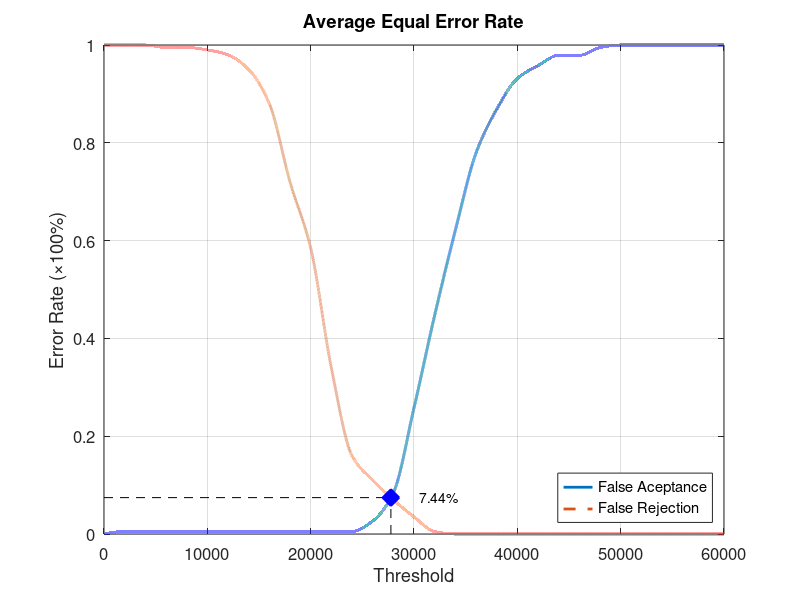
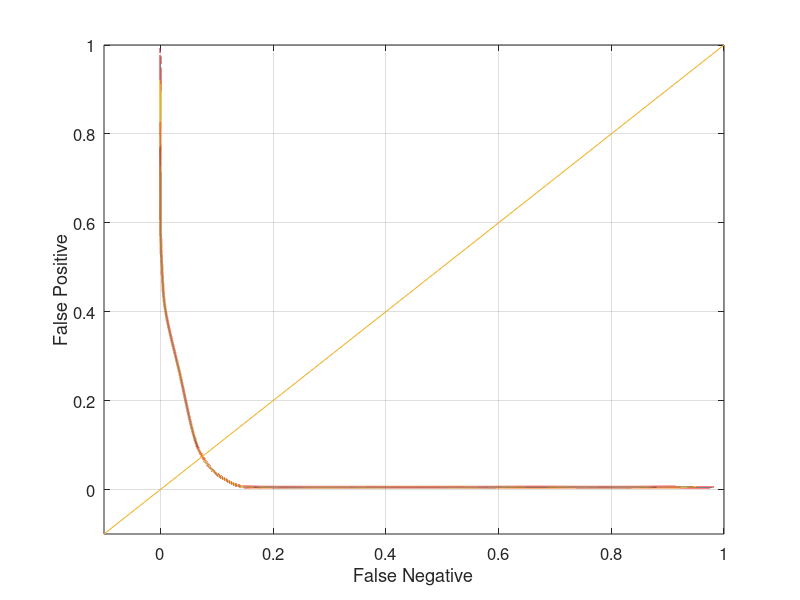

Source code (MATLAB) for these figures, in order:
function yEER = Database3_4
close all;
clear;
clc;
x = 0:2000:60000;
xq = 0:0.5:60000;

y0 = [0 0.00526316 0.00526316 0.00526316 0.00526316 0.00526316 0.00526316 0.00526316 0.00526316 0.00526316 0.00526316 0.00526316 0.00526316 0.0263158 0.0842105 0.257895 0.447368 0.621053 0.778947 0.868421 0.931579 0.957895 0.978947 0.978947 0.994737 1 1 1 1 1 1];
yy0 = interp1(x, y0, xq, 'pchip');
y1 = [1 1 1 0.995 0.995 0.99 0.98 0.95 0.88 0.72 0.585 0.34 0.16 0.11 0.07 0.035 0.005 0 0 0 0 0 0 0 0 0 0 0 0 0 0];
yy1 = interp1(x, y1, xq, 'pchip');

% Calculating EER: 
y2 = abs(y0 - y1);
find(y2 == min(y2))
yy2 = abs(yy0 - yy1);
xEER = find(yy2 == min(yy2));
xEERIndex = xq(xEER) % X-axis EER
yEER = yy0(xEER) % Y-axis EER

main = figure
plot(xq, yy0,'-','LineWidth', 2);	hold on
plot(xq, yy1,'--','LineWidth', 2);	hold on
plot([xEERIndex xEERIndex], [0 yEER], 'k--');	hold on
plot([0 xEERIndex], [yEER yEER], 'k--');	hold on
plot(xEERIndex, yEER, 'bx', 'LineWidth', 10);	hold on
text(xEERIndex + 10 * xEERIndex / 100, yEER, [num2str(round((10000 * yEER)) / 100) '%'])
legend('False Aceptance', 'False Rejection', 'Location', 'SouthEast')
xlabel('Threshold')
ylabel('Error Rate (\times100%)')
title('Average Equal Error Rate')
set(gca, 'FontSize', 12)
axis([0 60000 0 1])
grid on

print(main, 'Database3_4Main', '-dpng');
FNRxFPR = figure('Color', [1 1 1]);
plot(yy1, yy0, '-', yy1, yy0, 'LineWidth', 2);
hold on
y = -0.1:0.1:1
plot(y, y); 
set(gca, 'FontSize', 12)
xlabel('False Negative')
ylabel('False Positive')
axis([-0.1 1 -0.1 1])
set(gca, 'FontSize', 12)
grid on

print(FNRxFPR, 'Database3_4FNRxFPR','-dpng');
end
